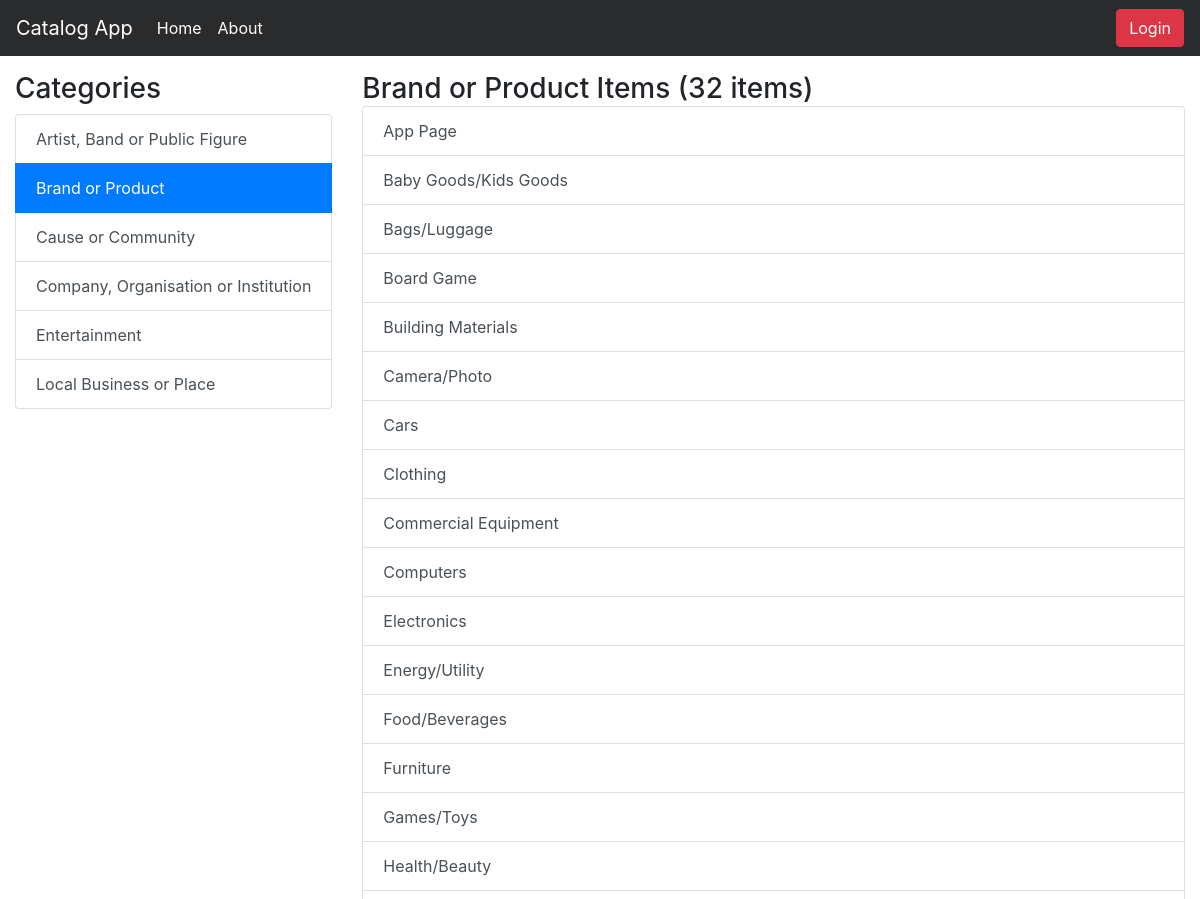
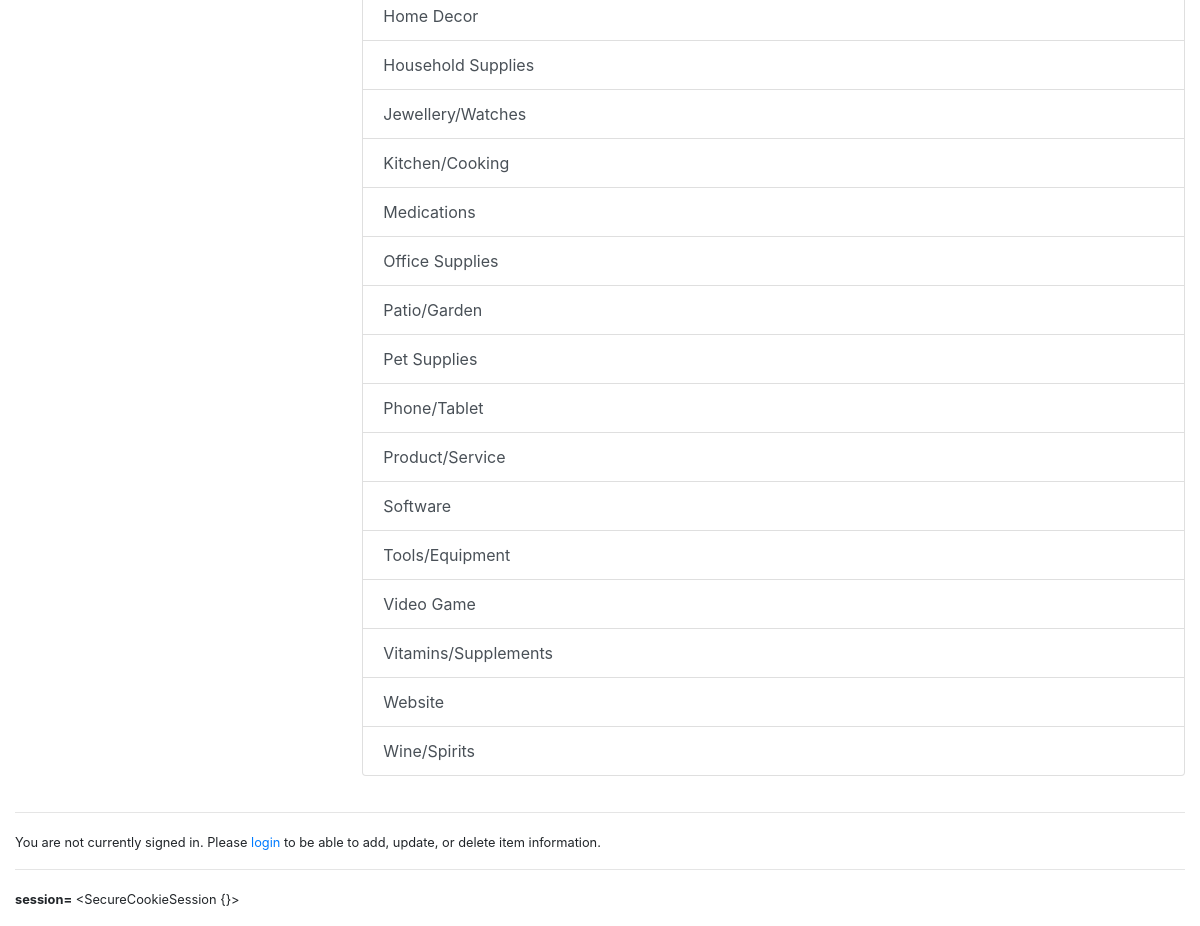
/catalog/Brand or Product/items, run on the app's committed database (2 pictures, top to bottom).
### models.py (models this page shows, shortened)
class Category(Base):
    __tablename__ = "category"
    id = Column(Integer, primary_key = True)
    name = Column(String(80), nullable = False, index = True)
    created_date = Column(DateTime, default = datetime.utcnow, nullable = False)
    updated_date = Column(DateTime, default = datetime.utcnow, onupdate = datetime.utcnow, nullable = False)
    user_id = Column(Integer, ForeignKey("user.id"))
    user = relationship(User)

class Item(Base):
    __tablename__ = "item"
    __table_args__ = (UniqueConstraint('category_id', 'title', name = 'key'),)
    id = Column(Integer, primary_key = True)
    title = Column(String(80), nullable = False)
    description = Column(String(250))
    created_date = Column(DateTime, default = datetime.utcnow)
    updated_date = Column(DateTime, default = datetime.utcnow, onupdate = datetime.utcnow)
    category_id = Column(Integer, ForeignKey("category.id"))
    category = relationship(Category)
    user_id = Column(Integer, ForeignKey("user.id"))
    user = relationship(User)

### application.py (the view)
@app.route("/catalog/<path:category_name>")
@app.route("/catalog/<path:category_name>/items")
def show_items(category_name):
    categories = session.query(Category).order_by(asc(Category.name)).all()
    category = session.query(Category).filter_by(name=category_name).first()
    items = session.query(Item).filter_by(category_id=category.id).all()
    if len(items) < 2:
        title = "{} Item ({} item)"
    else:
        title = "{} Items ({} items)"
    return render_template(
        "categories.html",
        items_title=title.format(category.name, len(items)),
        categories=categories,
        category=category,
        items=items)

### templates/categories.html (shortened to what this page needs)
{% extends "base.html" %}
{% block content %}
  <div class="row" style="margin-top: 12px;">
    <div class="col-auto">
      <h3>Categories</h3>
      {% if categories %}
        <div class="list-group">
          {% for c in categories %}
            <a href="{{url_for('show_items', category_name=c.name)}}"
              class="list-group-item list-group-item-action {% if category and category.name == c.name %}active{% endif %}">{{ c.name }}</a>
          {% endfor %}
        </div>
      {% else %}
        <div class="alert alert-warning" role="alert">
          No Categories Found!
        </div>
      {% endif %}
    </div>
    <div class="col">
      <h3 style="display: inline;">{{ items_title }}</h3>
      {% if items %}
        <div class="list-group">
          {% for i in items %}
            <a href="{{url_for('show_item', category_name=i.category.name, item_title=i.title)}}"
            class="list-group-item list-group-item-action">{{ i.title }}
              {% if not category %}<em class="text-danger">({{ i.category.name }})</em>{% endif %}</a>
          {% endfor %}
        </div>
      {% else %}
        <div class="alert alert-warning" role="alert">
          No Items Found!
        </div>
      {% endif %}
    </div>
  </div>
{% endblock %}

### static/styles.css (style rules this page uses)
.list-group { margin-bottom: 20px; }

### data on the page
Category: name "Artist, Band or Public Figure"
Category: name "Brand or Product"
Category: name "Cause or Community"
Category: name "Company, Organisation or Institution"
Category: name "Entertainment"
Category: name "Local Business or Place"
Item: title "App Page"
Item: title "Baby Goods/Kids Goods"
Item: title "Bags/Luggage"
Item: title "Board Game"
Item: title "Building Materials"
Item: title "Camera/Photo"
Item: title "Cars"
Item: title "Clothing"
Item: title "Commercial Equipment"
Item: title "Computers"
Item: title "Electronics"
Item: title "Energy/Utility"
Item: title "Food/Beverages"
Item: title "Furniture"
Item: title "Games/Toys"
Item: title "Health/Beauty"
Item: title "Home Decor"
Item: title "Household Supplies"
Item: title "Jewellery/Watches"
Item: title "Kitchen/Cooking"
Item: title "Medications"
Item: title "Office Supplies"
Item: title "Patio/Garden"
Item: title "Pet Supplies"
Item: title "Phone/Tablet"
Item: title "Product/Service"
Item: title "Software"
Item: title "Tools/Equipment"
Item: title "Video Game"
Item: title "Vitamins/Supplements"
Item: title "Website"
Item: title "Wine/Spirits"

### other printed values
{{ items_title }} "Brand or Product Items (32 items)"
{{ session }} "<SecureCookieSession {}>"
